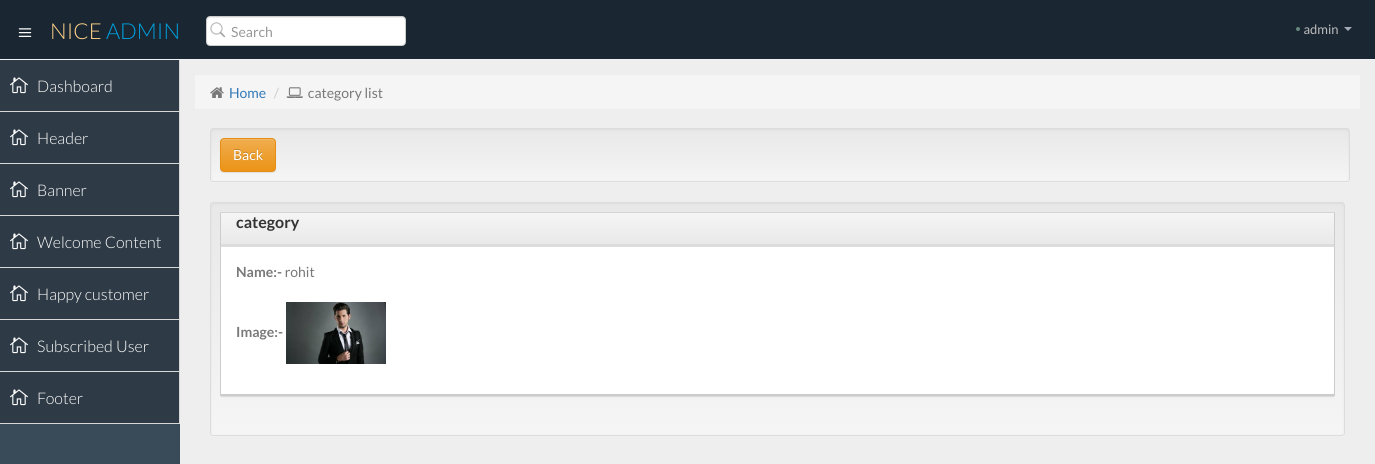
Page /admin/cus_view.php?id=3 on the committed database.
### tables this page shows
CREATE TABLE `hap_customer` (
  `h_id` int(255) NOT NULL,
  `title` varchar(255) NOT NULL,
  `image` text NOT NULL,
  `content` text NOT NULL
);

### admin/cus_view.php (the view, shortened to what this page needs)
<?php include("include/header.php");?>
<?php include("include/sidemenu.php");?>
<section id="main-content">
          <section class="wrapper">
			  <div class="row">
				<div class="col-lg-12">
					<ol class="breadcrumb">
						<li><i class="fa fa-home"></i><a href="dashboard.php">Home</a></li>
						<li><i class="fa fa-laptop"></i>category list</li>
					</ol>
				</div>
			</div>
			<div class="container">
    <div class="well well-sm">
        <a href="customer_list.php" class="btn btn-warning">Back</a>
    </div>
</div>
<div class="col-md-12">
<div class="well well-sm">
    <div class="panel panel-default">
  <div class="panel-heading"><h3 class="panel-title"><strong>category </strong></h3></div>
  <div class="panel-body">
   <?php
$id=$_GET['id'];
$query="select * from hap_customer where h_id='$id'";
 $run=mysql_query($query)or die(mysql_error());
 $row=mysql_fetch_array($run);
 ?>
  <div class="form-group">
    <label for="username"><b>Name:-</b> </label>
    <?php echo $row['title'];?>
  </div>
  <div class="form-group">
    <label for="uploadimage"><b>Image:-</b> </label>
  <image src="../images/<?php echo $row['image'];?>"width="100">
  </div>
</div>
</div>
</div>
          </section>
      </section>

### admin/css/style.css (style rules this page uses)
body { color: #797979; background: #eeeeee; font-family: 'Lato', sans-serif; padding: 0px !important; margin: 0px !important; font-size:14px !important; }
h1,h2,h3,h4,h5 { font-weight: 300; }
label { font-weight: 300; }
a, a:hover, a:focus { text-decoration: none; outline: none; outline: 0; }
#main-content { margin-left: 180px; }
.wrapper { display: inline-block; margin-top: 60px; padding: 15px; width: 100%; }
.breadcrumb { -webkit-border-radius: 0px; -moz-border-radius: 0px; border-radius: 0px; height: 34px; position: relative; margin: 0 0 19px 0; overflow: hidden; }
.breadcrumb li { position: relative; margin-right: 0; }
.breadcrumb li i { Font-size: 15px; margin-right: 5px; }
.panel { border:none; -webkit-border-radius: 0px; -moz-border-radius: 0px; border-radius: 0px; -webkit-box-shadow: none; -moz-box-shadow: none; box-shadow: none; margin-bottom: 30px; }
.panel .panel-heading { line-height: 34px; padding: 0 15px; min-height: 34px; border-left: 1px solid #ccc; border-right: 1px solid #ccc; -webkit-border-radius: 0px; -moz-border-radius: 0px; border-radius: 0px; position: relative; box-shadow: inset 0 -2px 0 rgba(0,0,0,.05); -moz-box-shadow: inset 0 -2px 0 rgba(0,0,0,.05); -webkit-box-shadow: inset 0 -2px 0 rgba(0,0,0,.05); }
.panel .panel-body { border-width: 1px 1px 2px; border-style: solid; border-top: none; border-right-color: #ccc!important; border-bottom-color: #ccc!important; border-left-color: #ccc!important; }
.panel.panel-default { border-radius: 0px; border-top: 1px solid #d4d4d4; -webkit-box-shadow: 0 2px 1px -1px rgba(0, 0, 0, 0.1); -moz-box-shadow: 0 2px 1px -1px rgba(0, 0, 0, 0.1); box-shadow: 0 2px 1px -1px rgba(0, 0, 0, 0.1); }
.panel-heading { background: #F7F7F7; color: #688a7e; }
.panel-heading h3 { margin: 0px !important; }

### rows in the picture
hap_customer: title "rohit", image (picture)
